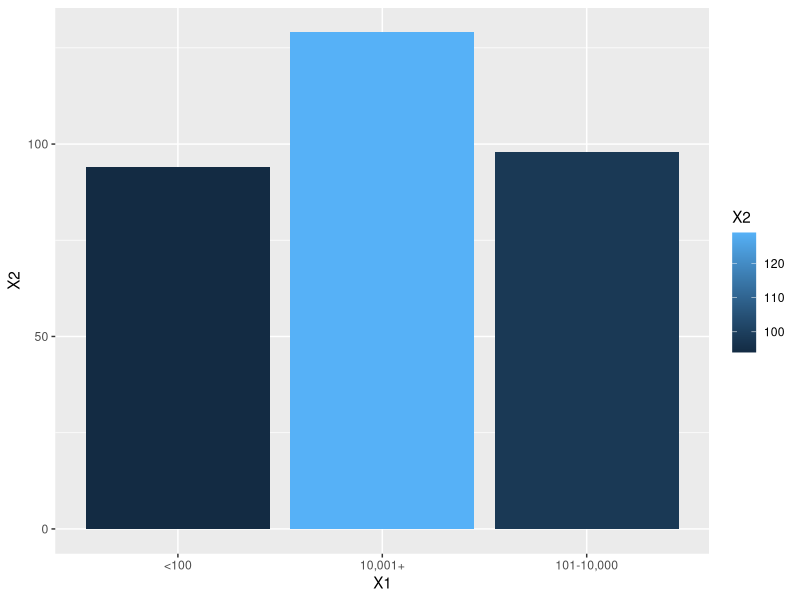

Write the R code that produced this figure.

# Data Visual
# Hire Rate Example
# From The_Little_Grey_Book_of_Recruiting_Benchmarks_2016.pdf


library(ggplot2)
df <- data.frame(
  matrix(c('<100', '101-10,000', '10,001+', 94, 98, 129), nrow = 3, ncol = 2))
df$X2 <- as.numeric(df$X2)
ggplot(df, aes(X1, X2)) + geom_col(aes(fill=X2))
